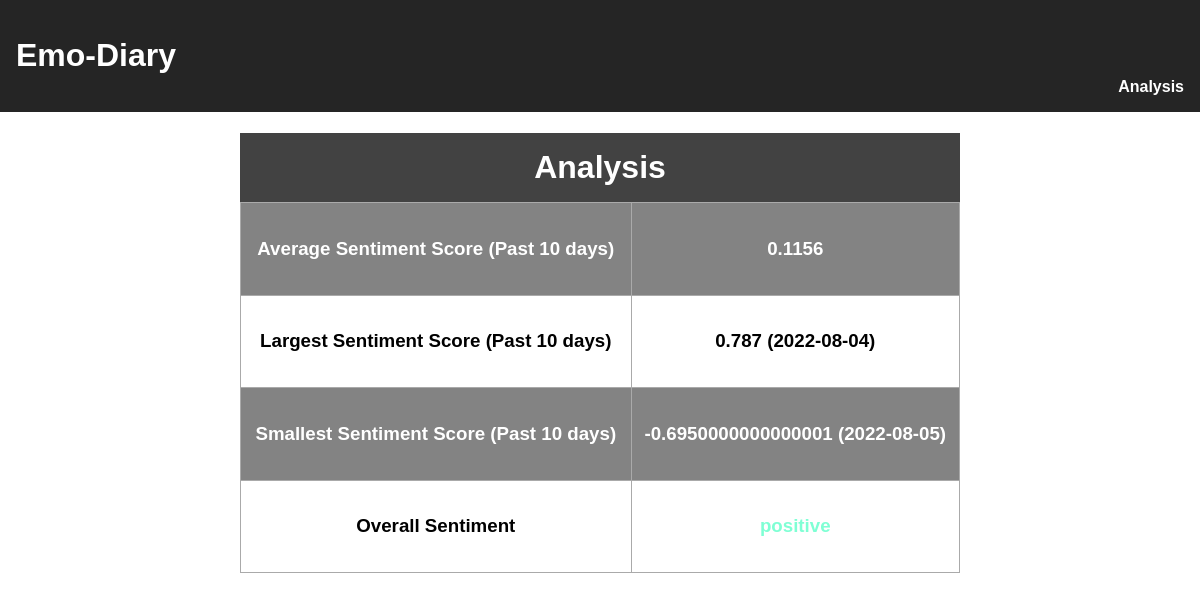
/parent, run on an earlier commit of the app's database.
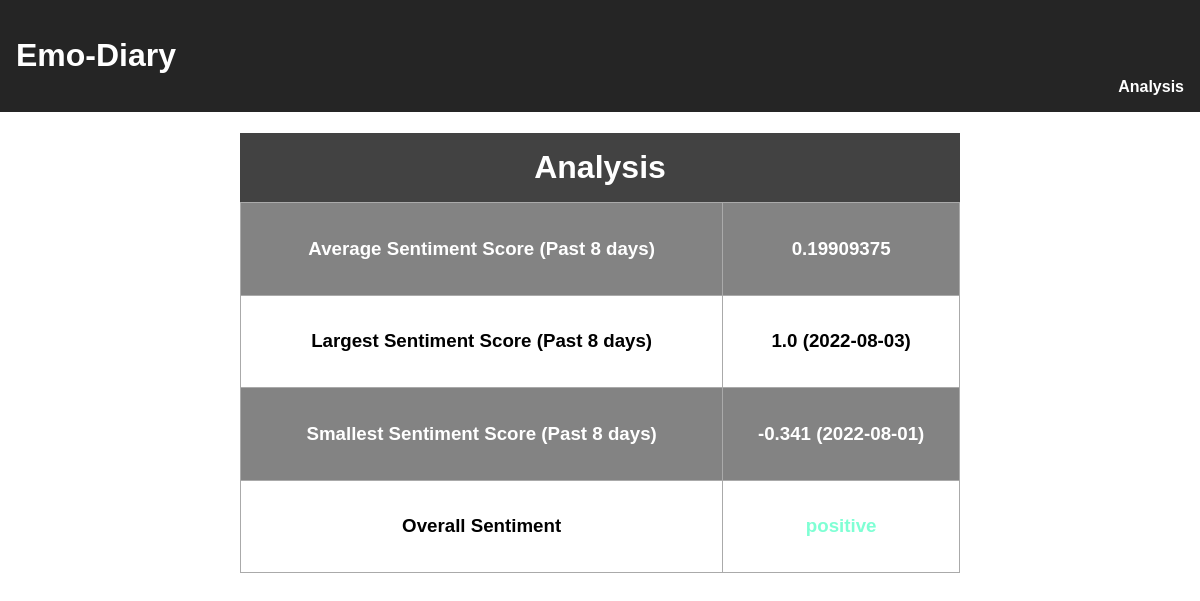
And on a later commit of the database.
### app.py (models this page shows)
class Todo(db.Model):
    id = db.Column(db.Integer, primary_key=True)
    content = db.Column(db.Text, nullable=False)
    title = db.Column(db.String(200), nullable=True)
    date_created = db.Column(db.DateTime, default=datetime.utcnow)
    sentiment = db.Column(db.Float, nullable=False)
    def __repr__(self):
        return '<Task %r>' % self.id

### app.py (the view)
@app.route('/parent')
def analysis():
    total_score,average_score=0,0
    tasks = Todo.query.order_by(Todo.sentiment).all()
    for task in tasks:
        total_score += task.sentiment
        average_score = total_score/len(tasks)
    print(len(tasks))
    print(tasks)
    print(Todo)
    if tasks:
        return render_template('analysis.html', average_score=average_score, max_score=tasks[-1].sentiment, min_score=tasks[0].sentiment,max_date=tasks[-1].date_created, min_date=tasks[0].date_created, length=len(tasks))
    else:
        return "There are no data to analyse"

### templates/analysis.html (shortened to what this page needs)
{% extends 'base.html' %}
    {% block body %}
    <h1 style="text-align:center; background-color: #424242; color: white; width: 60%; margin-left: auto; margin-right: auto; padding-top: 0.5em; padding-bottom: 0.5em; margin-bottom: 0;">Analysis</h1>
    <table style="margin-left: auto; margin-right: auto; width: 60%;" class="analysis">
        <tr>
            <td class="analysis"><h3 style="text-align:center; font-weight: bold;">Average Sentiment Score (Past {{length}} days)</h3></td>
            <td class="analysis"><h3 style="text-align:center;">{{average_score}}</h3></td>
        </tr>
            <td class="analysis"><h3 style="text-align:center; font-weight: bold;">Largest Sentiment Score (Past {{length}} days)</h3></td>
            <td class="analysis"><h3 style="text-align:center;">{{max_score}} ({{max_date.date()}})</h3></td>
        <tr>
            <td class="analysis"><h3 style="text-align:center; font-weight: bold;">Smallest Sentiment Score (Past {{length}} days)</h3></td>
            <td class="analysis"><h3 style="text-align:center;">{{min_score}} ({{min_date.date()}})</h3></td>
        </tr>
        <tr>
            <th class="analysis"><h3 style="text-align:center; font-weight: bold;">Overall Sentiment</th>
            <th class="analysis">{% if 0.1 >= average_score >= -0.1 %} <h3 style="color: rgb(255, 208, 0); text-align:center; text-shadow: black;">neutral</h3> {% elif 0.5 > average_score > 0.1 %} <h3 style="color: aquamarine; text-align:center; text-shadow: black;">positive</h3> {% elif average_score > 0.5 %} <h3 style="color: green; text-align:center; text-shadow: black;">very positive</h3> {% elif -0.5 < average_score < -0.1 %} <h3 style="color: red; text-align:center; text-shadow: black;">negative</h3> {% else %} <h3 style="color: crimson; text-align:center; text-shadow: black;">very negative</h3> {% endif %}</h3></th>
        </tr>
    </table>
    {% endblock %}

What changed in the data, as far as the page shows it:
removed Todo: sentiment "0.787", date "2022-08-04"
removed Todo: sentiment "-0.6950000000000001", date "2022-08-05"
now on this page (row edited): Todo: sentiment "1.0", date "2022-08-03"
now on this page (row edited): Todo: sentiment "-0.341", date "2022-08-01"
Also different on the page:
{{ length }}: "10" → "8"
{{ average_score }}: "0.1156" → "0.19909375"
